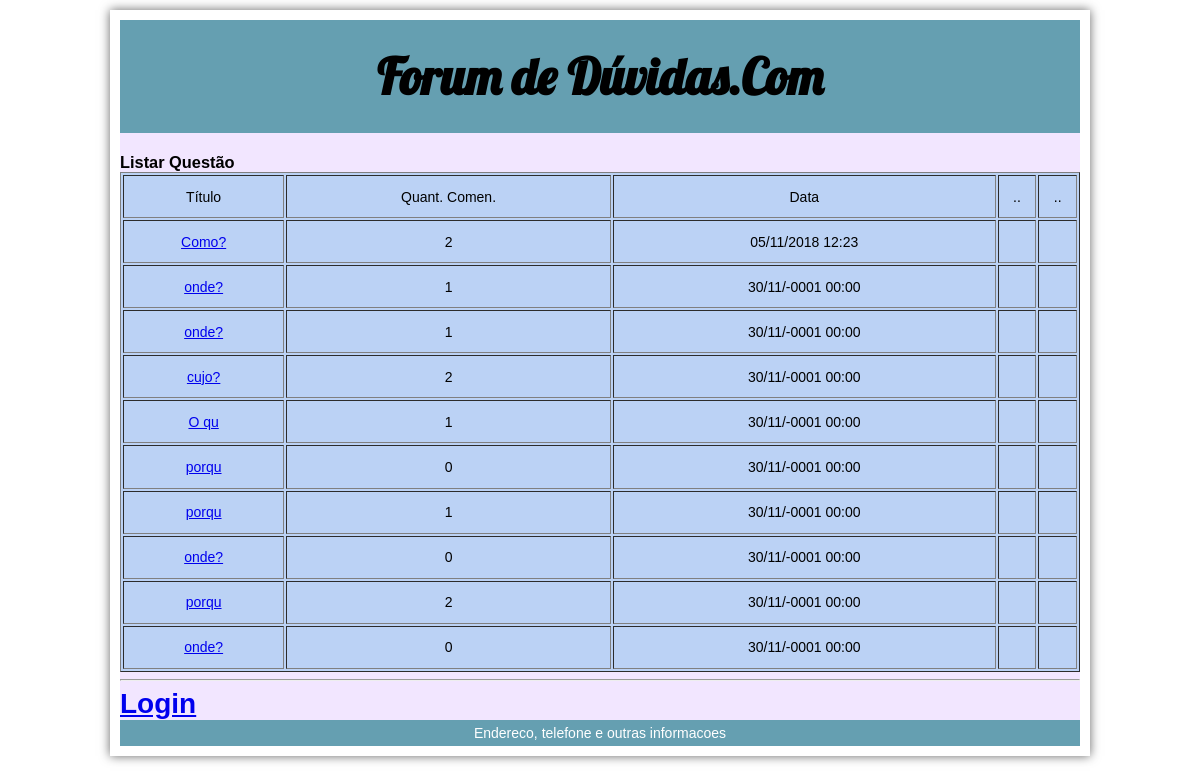
The app's page /questao_listar.php with its own data.
### tables this page shows
CREATE TABLE `tb_questao` (
  `Id` int(11) NOT NULL,
  `questao` varchar(5) NOT NULL,
  `Data` datetime NOT NULL DEFAULT '0000-00-00 00:00:00' ON UPDATE CURRENT_TIMESTAMP,
  `Usuario` varchar(255) NOT NULL
);

### questao_listar.php (the view, shortened to what this page needs)
<?php
$conexao = mysqli_connect("localhost", "root","","forum");
$sql = "SELECT q.Id, q.questao, q.Data, q.Usuario, COUNT(c.comentario) AS quantidade
FROM tb_questao AS q LEFT JOIN tb_comentario AS c ON (q.id = c.id_questao)
GROUP BY q.Id, q.questao, q.Data
ORDER BY Data DESC";
$resultado = mysqli_query($conexao, $sql);
?>
<!DOCTYPE html>
<html>
<head>
</head>
<body>
	<main>
        <header>
         <h1>Forum de Dúvidas.Com</h1>
         </header>
<article>
	<section>
		 <h1>Listar Questão</h1>
 <table border="1">
	<tr>
		<td>Título</td>
		<td>Quant. Comen.</td>
		<td>Data</td>
		<td>..</td>
		<td>..</td>
	</tr>
	<?php while($linha = mysqli_fetch_assoc($resultado)): ?>
	<tr>
		<td><a href="comentario_listar.php?idquestao=<?=$linha["Id"];?>"><?=$linha["questao"];?></a></td>
		<td><?=$linha["quantidade"];?></td>
		<td><?=date_format(date_create($linha["Data"]),"d/m/Y H:i")?></td>
		<td>
        </td>
		<td>
        </td>
	</tr>
	<?php endwhile; ?>
</table>
<hr>
	</section>
</article>
<?php
	if (isset($_SESSION["usuario_id"])):
?>
	<a href="questao_nova.php">Nova Questão</a> |
	<a href="login_editar.php?id=<?=$_SESSION["usuario_id"]?>">Usuário</a> |
	<a href="logout.php">Logout</a>
<?php else: ?>
	<a href="login.php"><h1>Login</h1>
	</a>
<?php endif;?>
<footer>Endereco, telefone e outras informacoes</footer>
</main>
</body>
</html>

### questao_listar.php (style rules this page uses)
html, body, h1 { margin:0; padding:0; }
article, header, footer, nav { display:block; }
body { width:960px; font-family:Arial, Helvetica, sans-serif; font-size:14px; box-shadow: 0 0 10px #666; margin:10px auto; padding:10px; }
main { background-color: rgb(242, 230, 255); }
section { clear: both; }
table { text-align:center; background-color:rgb(187,210,245); height:500px; width:960px; clear: both; }
header { padding:25px; background-color:rgb(101,159,177); text-align:center; margin-bottom:20px; font-family: 'Lobster', cursive; font-size: 25px; }
footer { padding:5px; background-color:rgb(101,159,177); text-align:center; color:rgb(255,255,255); }

### records on screen
tb_questao: questao "Como?", quantidade "2", Data "05/11/2018 12:23"
tb_questao: questao "onde?", quantidade "1", Data "30/11/-0001 00:00"
tb_questao: questao "onde?", quantidade "1", Data "30/11/-0001 00:00"
tb_questao: questao "cujo?", quantidade "2", Data "30/11/-0001 00:00"
tb_questao: questao "O qu", quantidade "1", Data "30/11/-0001 00:00"
tb_questao: questao "porqu", quantidade "0", Data "30/11/-0001 00:00"
tb_questao: questao "porqu", quantidade "1", Data "30/11/-0001 00:00"
tb_questao: questao "onde?", quantidade "0", Data "30/11/-0001 00:00"
tb_questao: questao "porqu", quantidade "2", Data "30/11/-0001 00:00"
tb_questao: questao "onde?", quantidade "0", Data "30/11/-0001 00:00"
